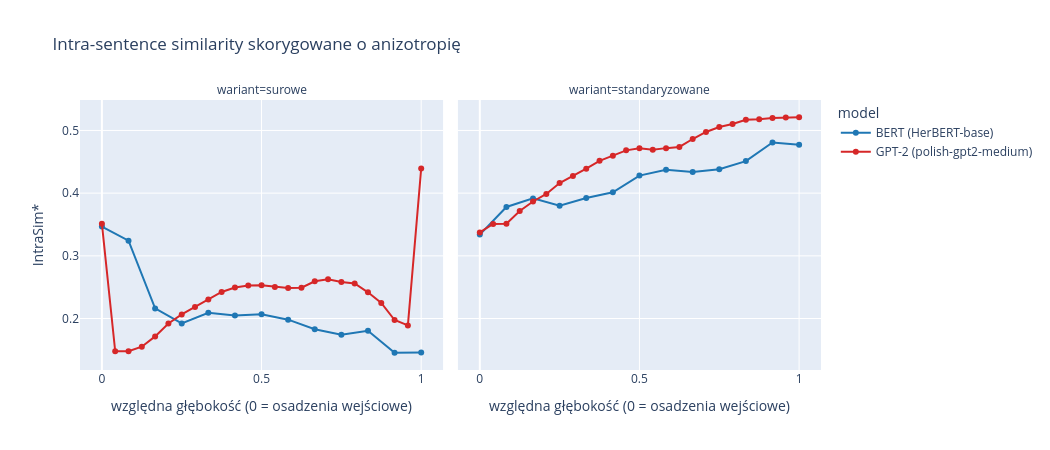

This figure's notebook cell:
### Code cell
plot(["intra-sentence (skorygowane)"], "Intra-sentence similarity skorygowane o anizotropię", "IntraSim*")

### Figure 1 — Plotly figure (JSON) as saved in the notebook; plotly's stock layout.template omitted (floating-point values rounded to 4 significant figures)
{"data": [{"customdata": [[0], [1], [2], [3], [4], [5], [6], [7], [8], [9], [10], [11], [12]], "hovertemplate": "model=BERT (HerBERT-base)<br>wariant=surowe<br>względna głębokość (0 = osadzenia wejściowe)=%{x}<br>IntraSim*=%{y}<br>warstwa=%{customdata[0]}<extra></extra>", "legendgroup": "BERT (HerBERT-base)", "line": {"color": "#1f77b4", "dash": "solid"}, "marker": {"symbol": "circle"}, "mode": "lines+markers", "name": "BERT (HerBERT-base)", "orientation": "v", "showlegend": true, "type": "scatter", "x": [0.0, 0.08333, 0.1667, 0.25, 0.3333, 0.4167, 0.5, 0.5833, 0.6667, 0.75, 0.8333, 0.9167, 1.0], "xaxis": "x", "y": [0.3467, 0.3241, 0.2161, 0.1921, 0.2092, 0.2048, 0.2069, 0.1982, 0.1829, 0.1741, 0.1805, 0.1454, 0.1457], "yaxis": "y"}, {"customdata": [[0], [1], [2], [3], [4], [5], [6], [7], [8], [9], [10], [11], [12]], "hovertemplate": "model=BERT (HerBERT-base)<br>wariant=standaryzowane<br>względna głębokość (0 = osadzenia wejściowe)=%{x}<br>IntraSim*=%{y}<br>warstwa=%{customdata[0]}<extra></extra>", "legendgroup": "BERT (HerBERT-base)", "line": {"color": "#1f77b4", "dash": "solid"}, "marker": {"symbol": "circle"}, "mode": "lines+markers", "name": "BERT (HerBERT-base)", "orientation": "v", "showlegend": false, "type": "scatter", "x": [0.0, 0.08333, 0.1667, 0.25, 0.3333, 0.4167, 0.5, 0.5833, 0.6667, 0.75, 0.8333, 0.9167, 1.0], "xaxis": "x2", "y": [0.3339, 0.378, 0.3916, 0.38, 0.3923, 0.4013, 0.428, 0.4372, 0.4339, 0.438, 0.4511, 0.4809, 0.4772], "yaxis": "y2"}, {"customdata": [[0], [1], [2], [3], [4], [5], [6], [7], [8], [9], [10], [11], [12], [13], [14], [15], [16], [17], [18], [19], [20], [21], [22], [23], [24]], "hovertemplate": "model=GPT-2 (polish-gpt2-medium)<br>wariant=surowe<br>względna głębokość (0 = osadzenia wejściowe)=%{x}<br>IntraSim*=%{y}<br>warstwa=%{customdata[0]}<extra></extra>", "legendgroup": "GPT-2 (polish-gpt2-medium)", "line": {"color": "#d62728", "dash": "solid"}, "marker": {"symbol": "circle"}, "mode": "lines+markers", "name": "GPT-2 (polish-gpt2-medium)", "orientation": "v", "showlegend": true, "type": "scatter", "x": [0.0, 0.04167, 0.08333, 0.125, 0.1667, 0.2083, 0.25, 0.2917, 0.3333, 0.375, 0.4167, 0.4583, 0.5, 0.5417, 0.5833, 0.625, 0.6667, 0.7083, 0.75, 0.7917, 0.8333, 0.875, 0.9167, 0.9583, 1.0], "xaxis": "x", "y": [0.3511, 0.1478, 0.1478, 0.155, 0.1715, 0.1921, 0.2065, 0.2182, 0.2303, 0.2424, 0.2495, 0.2527, 0.2532, 0.2504, 0.2485, 0.2491, 0.2594, 0.2625, 0.2584, 0.2558, 0.2418, 0.2248, 0.1976, 0.189, 0.4393], "yaxis": "y"}, {"customdata": [[0], [1], [2], [3], [4], [5], [6], [7], [8], [9], [10], [11], [12], [13], [14], [15], [16], [17], [18], [19], [20], [21], [22], [23], [24]], "hovertemplate": "model=GPT-2 (polish-gpt2-medium)<br>wariant=standaryzowane<br>względna głębokość (0 = osadzenia wejściowe)=%{x}<br>IntraSim*=%{y}<br>warstwa=%{customdata[0]}<extra></extra>", "legendgroup": "GPT-2 (polish-gpt2-medium)", "line": {"color": "#d62728", "dash": "solid"}, "marker": {"symbol": "circle"}, "mode": "lines+markers", "name": "GPT-2 (polish-gpt2-medium)", "orientation": "v", "showlegend": false, "type": "scatter", "x": [0.0, 0.04167, 0.08333, 0.125, 0.1667, 0.2083, 0.25, 0.2917, 0.3333, 0.375, 0.4167, 0.4583, 0.5, 0.5417, 0.5833, 0.625, 0.6667, 0.7083, 0.75, 0.7917, 0.8333, 0.875, 0.9167, 0.9583, 1.0], "xaxis": "x2", "y": [0.3374, 0.3509, 0.3512, 0.3716, 0.3867, 0.3988, 0.416, 0.4272, 0.439, 0.4516, 0.4598, 0.4683, 0.4715, 0.4694, 0.4718, 0.4737, 0.4864, 0.4976, 0.5055, 0.5102, 0.5172, 0.5178, 0.5198, 0.5209, 0.5211], "yaxis": "y2"}], "layout": {"annotations": [{"font": {}, "showarrow": false, "text": "wariant=surowe", "x": 0.245, "xanchor": "center", "xref": "paper", "y": 1.0, "yanchor": "bottom", "yref": "paper"}, {"font": {}, "showarrow": false, "text": "wariant=standaryzowane", "x": 0.755, "xanchor": "center", "xref": "paper", "y": 1.0, "yanchor": "bottom", "yref": "paper"}], "height": 450, "legend": {"title": {"text": "model"}, "tracegroupgap": 0}, "title": {"text": "Intra-sentence similarity skorygowane o anizotropię"}, "width": 1050, "xaxis": {"anchor": "y", "domain": [0.0, 0.49], "title": {"text": "względna głębokość (0 = osadzenia wejściowe)"}}, "xaxis2": {"anchor": "y2", "domain": [0.51, 1.0], "matches": "x", "title": {"text": "względna głębokość (0 = osadzenia wejściowe)"}}, "yaxis": {"anchor": "x", "domain": [0.0, 1.0], "title": {"text": "IntraSim*"}}, "yaxis2": {"anchor": "x2", "domain": [0.0, 1.0], "matches": "y", "showticklabels": false}}}
